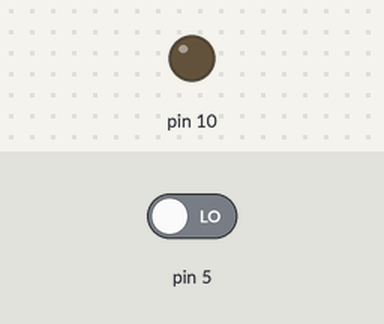
The sketch below on a simulated Arduino Uno, built with avr-gcc and run on an emulated ATmega328P. On the bench: output pins drawn as LEDs (lit = HIGH). Dashed ring = blinking. The test bench sets the inputs (shaded band); at power-on: pin 5 LOW.

Above: at 1.2 s.
1.3 s: pin 5 driven HIGH
At 1.55 s:
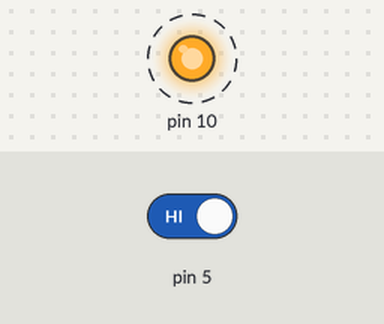
4.3 s: pin 5 driven LOW
At 4.3 s:
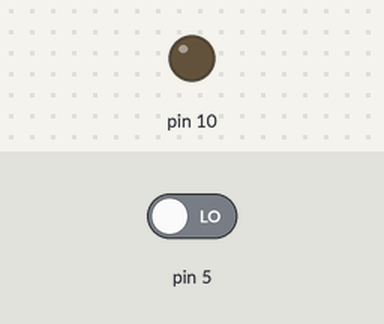
Timing chart, 0 to 7.3 s (numbered marks = the images above; inputs shaded):
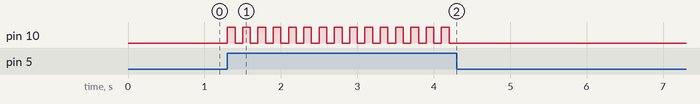

The sketch:

codigo.ino
```cpp
int botao = 0;

void setup()
{
  pinMode(5, INPUT);
  pinMode(10, OUTPUT);
}

void loop()
{
  if (digitalRead(5) == HIGH) {
    if (botao == 1) {
      botao = 0;
      digitalWrite(10, LOW);
    } else {
      botao = 1;
      digitalWrite(10, HIGH);
    }
  }
  delay(100); // Espere por 100 milissegundo(s)
}
```

Measured:
- after the input at 1.3 s, pin 10: alternates HIGH for 0.10 s and LOW for 0.10 s, starting at once
- after the input at 4.3 s, pin 10: stops changing and stays LOW
